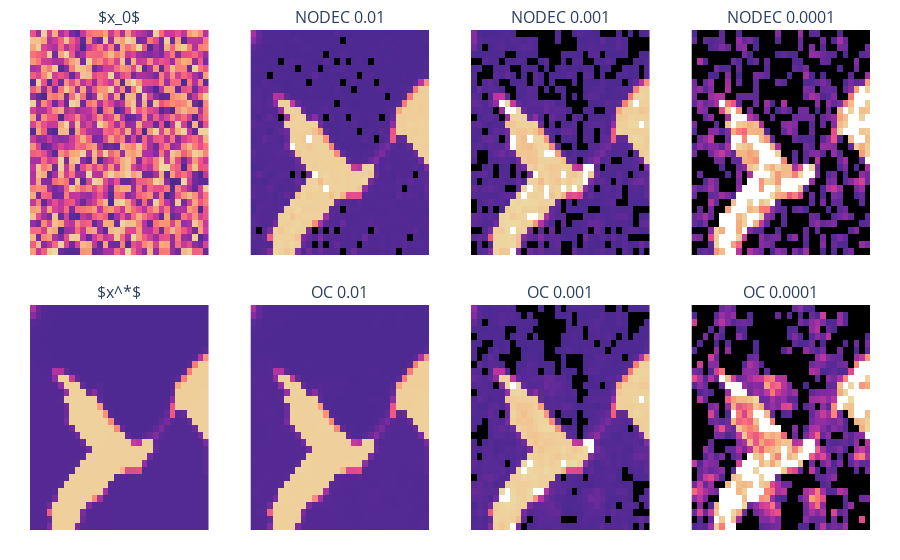

Write notebook code for a chart like this one.
### Code cell
fig.add_trace(fig_x0.data[0], 1, 1)

fig.add_trace(fig_xstar.data[0], 2, 1)

fig.add_trace(all_figs['nodec_5000'].data[0], 1, 2)


fig.add_trace(all_figs['nodec_500'].data[0], 1, 3)


fig.add_trace(all_figs['nodec_50'].data[0], 1, 4)

fig.add_trace(all_figs['oc_5000'].data[0], 2, 2)


fig.add_trace(all_figs['oc_500'].data[0], 2, 3)


fig.add_trace(all_figs['oc_50'].data[0], 2, 4)


fig.update_xaxes(visible = False)
fig.update_yaxes(visible = False)
fig.layout.margin = dict(t=30,b=30,l=30,r=30)
fig.update_traces(showscale=False)
fig

### Figure 1 — Plotly figure (JSON) as saved in the notebook; plotly's stock layout.template omitted (floating-point values rounded to 4 significant figures; data arrays with more than 128 entries replaced by an {"elided": "..."} marker saying what was removed)
{"data": [{"colorbar": {"len": 1.07, "outlinecolor": "black", "outlinewidth": 1, "thickness": 5, "ticks": "inside", "ticktext": ["-1.00", "0.00", "1.00"], "tickvals": [-1, 0, 1], "title": {"side": "bottom"}, "xpad": 2}, "colorscale": [[0, "rgb(75, 41, 145)"], [0.1667, "rgb(135, 44, 162)"], [0.3333, "rgb(192, 54, 157)"], [0.5, "rgb(234, 79, 136)"], [0.6667, "rgb(250, 120, 118)"], [0.8333, "rgb(246, 169, 122)"], [1, "rgb(237, 217, 163)"]], "showscale": false, "type": "heatmap", "xaxis": "x", "yaxis": "y", "z": {"elided": "32x32 float values"}, "zmax": 1, "zmin": -1}, {"colorbar": {"len": 1.07, "outlinecolor": "black", "outlinewidth": 1, "thickness": 5, "ticks": "inside", "ticktext": ["-1.00", "0.00", "1.00"], "tickvals": [-1, 0, 1], "title": {"side": "bottom"}, "xpad": 2}, "colorscale": [[0, "rgb(75, 41, 145)"], [0.1667, "rgb(135, 44, 162)"], [0.3333, "rgb(192, 54, 157)"], [0.5, "rgb(234, 79, 136)"], [0.6667, "rgb(250, 120, 118)"], [0.8333, "rgb(246, 169, 122)"], [1, "rgb(237, 217, 163)"]], "showscale": false, "type": "heatmap", "xaxis": "x5", "yaxis": "y5", "z": {"elided": "32x32 float values"}, "zmax": 1, "zmin": -1}, {"colorbar": {"len": 1.07, "outlinecolor": "black", "outlinewidth": 1, "thickness": 5, "ticks": "inside", "ticktext": ["-1.18", "-1.00", "0.00", "1.00", "1.07"], "tickvals": [-1.333, -1, 0, 1, 1.333], "title": {"side": "bottom"}, "xpad": 2}, "colorscale": [[0, "rgb(0, 0, 0)"], [0.125, "rgb(0, 0, 0)"], [0.125, "rgb(75, 41, 145)"], [0.25, "rgb(135, 44, 162)"], [0.375, "rgb(192, 54, 157)"], [0.5, "rgb(234, 79, 136)"], [0.625, "rgb(250, 120, 118)"], [0.75, "rgb(246, 169, 122)"], [0.875, "rgb(237, 217, 163)"], [0.875, "rgb(255, 255, 255)"], [1, "rgb(255, 255, 255)"]], "showscale": false, "type": "heatmap", "xaxis": "x2", "yaxis": "y2", "z": {"elided": "32x32 float values"}, "zmax": 1.333, "zmin": -1.333}, {"colorbar": {"len": 1.07, "outlinecolor": "black", "outlinewidth": 1, "thickness": 5, "ticks": "inside", "ticktext": ["-1.18", "-1.00", "0.00", "1.00", "1.06"], "tickvals": [-1.333, -1, 0, 1, 1.333], "title": {"side": "bottom"}, "xpad": 2}, "colorscale": [[0, "rgb(0, 0, 0)"], [0.125, "rgb(0, 0, 0)"], [0.125, "rgb(75, 41, 145)"], [0.25, "rgb(135, 44, 162)"], [0.375, "rgb(192, 54, 157)"], [0.5, "rgb(234, 79, 136)"], [0.625, "rgb(250, 120, 118)"], [0.75, "rgb(246, 169, 122)"], [0.875, "rgb(237, 217, 163)"], [0.875, "rgb(255, 255, 255)"], [1, "rgb(255, 255, 255)"]], "showscale": false, "type": "heatmap", "xaxis": "x3", "yaxis": "y3", "z": {"elided": "32x32 float values"}, "zmax": 1.333, "zmin": -1.333}, {"colorbar": {"len": 1.07, "outlinecolor": "black", "outlinewidth": 1, "thickness": 5, "ticks": "inside", "ticktext": ["-2.05", "-1.00", "0.00", "1.00", "1.92"], "tickvals": [-1.333, -1, 0, 1, 1.333], "title": {"side": "bottom"}, "xpad": 2}, "colorscale": [[0, "rgb(0, 0, 0)"], [0.125, "rgb(0, 0, 0)"], [0.125, "rgb(75, 41, 145)"], [0.25, "rgb(135, 44, 162)"], [0.375, "rgb(192, 54, 157)"], [0.5, "rgb(234, 79, 136)"], [0.625, "rgb(250, 120, 118)"], [0.75, "rgb(246, 169, 122)"], [0.875, "rgb(237, 217, 163)"], [0.875, "rgb(255, 255, 255)"], [1, "rgb(255, 255, 255)"]], "showscale": false, "type": "heatmap", "xaxis": "x4", "yaxis": "y4", "z": {"elided": "32x32 float values"}, "zmax": 1.333, "zmin": -1.333}, {"colorbar": {"len": 1.07, "outlinecolor": "black", "outlinewidth": 1, "thickness": 5, "ticks": "inside", "ticktext": ["-1.00", "0.00", "1.00"], "tickvals": [-1, 0, 1], "title": {"side": "bottom"}, "xpad": 2}, "colorscale": [[0, "rgb(75, 41, 145)"], [0.1667, "rgb(135, 44, 162)"], [0.3333, "rgb(192, 54, 157)"], [0.5, "rgb(234, 79, 136)"], [0.6667, "rgb(250, 120, 118)"], [0.8333, "rgb(246, 169, 122)"], [1, "rgb(237, 217, 163)"]], "showscale": false, "type": "heatmap", "xaxis": "x6", "yaxis": "y6", "z": {"elided": "32x32 float values"}, "zmax": 1, "zmin": -1}, {"colorbar": {"len": 1.07, "outlinecolor": "black", "outlinewidth": 1, "thickness": 5, "ticks": "inside", "ticktext": ["-1.13", "-1.00", "0.00", "1.00", "1.05"], "tickvals": [-1.333, -1, 0, 1, 1.333], "title": {"side": "bottom"}, "xpad": 2}, "colorscale": [[0, "rgb(0, 0, 0)"], [0.125, "rgb(0, 0, 0)"], [0.125, "rgb(75, 41, 145)"], [0.25, "rgb(135, 44, 162)"], [0.375, "rgb(192, 54, 157)"], [0.5, "rgb(234, 79, 136)"], [0.625, "rgb(250, 120, 118)"], [0.75, "rgb(246, 169, 122)"], [0.875, "rgb(237, 217, 163)"], [0.875, "rgb(255, 255, 255)"], [1, "rgb(255, 255, 255)"]], "showscale": false, "type": "heatmap", "xaxis": "x7", "yaxis": "y7", "z": {"elided": "32x32 float values"}, "zmax": 1.333, "zmin": -1.333}, {"colorbar": {"len": 1.07, "outlinecolor": "black", "outlinewidth": 1, "thickness": 5, "ticks": "inside", "ticktext": ["-2.66", "-1.00", "0.00", "1.00", "2.04"], "tickvals": [-1.333, -1, 0, 1, 1.333], "title": {"side": "bottom"}, "xpad": 2}, "colorscale": [[0, "rgb(0, 0, 0)"], [0.125, "rgb(0, 0, 0)"], [0.125, "rgb(75, 41, 145)"], [0.25, "rgb(135, 44, 162)"], [0.375, "rgb(192, 54, 157)"], [0.5, "rgb(234, 79, 136)"], [0.625, "rgb(250, 120, 118)"], [0.75, "rgb(246, 169, 122)"], [0.875, "rgb(237, 217, 163)"], [0.875, "rgb(255, 255, 255)"], [1, "rgb(255, 255, 255)"]], "showscale": false, "type": "heatmap", "xaxis": "x8", "yaxis": "y8", "z": {"elided": "32x32 float values"}, "zmax": 1.333, "zmin": -1.333}], "layout": {"annotations": [{"font": {"size": 16}, "showarrow": false, "text": "$x_0$", "x": 0.1062, "xanchor": "center", "xref": "paper", "y": 1, "yanchor": "bottom", "yref": "paper"}, {"font": {"size": 16}, "showarrow": false, "text": "NODEC 0.01", "x": 0.3688, "xanchor": "center", "xref": "paper", "y": 1, "yanchor": "bottom", "yref": "paper"}, {"font": {"size": 16}, "showarrow": false, "text": "NODEC 0.001", "x": 0.6313, "xanchor": "center", "xref": "paper", "y": 1, "yanchor": "bottom", "yref": "paper"}, {"font": {"size": 16}, "showarrow": false, "text": "NODEC 0.0001", "x": 0.8938, "xanchor": "center", "xref": "paper", "y": 1, "yanchor": "bottom", "yref": "paper"}, {"font": {"size": 16}, "showarrow": false, "text": "$x^*$", "x": 0.1062, "xanchor": "center", "xref": "paper", "y": 0.45, "yanchor": "bottom", "yref": "paper"}, {"font": {"size": 16}, "showarrow": false, "text": "OC 0.01", "x": 0.3688, "xanchor": "center", "xref": "paper", "y": 0.45, "yanchor": "bottom", "yref": "paper"}, {"font": {"size": 16}, "showarrow": false, "text": "OC 0.001", "x": 0.6313, "xanchor": "center", "xref": "paper", "y": 0.45, "yanchor": "bottom", "yref": "paper"}, {"font": {"size": 16}, "showarrow": false, "text": "OC 0.0001", "x": 0.8938, "xanchor": "center", "xref": "paper", "y": 0.45, "yanchor": "bottom", "yref": "paper"}], "autosize": true, "margin": {"b": 30, "l": 30, "r": 30, "t": 30}, "xaxis": {"anchor": "y", "autorange": true, "domain": [0, 0.2125], "range": [-0.5, 31.5], "visible": false}, "xaxis2": {"anchor": "y2", "autorange": true, "domain": [0.2625, 0.475], "range": [-0.5, 31.5], "visible": false}, "xaxis3": {"anchor": "y3", "autorange": true, "domain": [0.525, 0.7375], "range": [-0.5, 31.5], "visible": false}, "xaxis4": {"anchor": "y4", "autorange": true, "domain": [0.7875, 1], "range": [-0.5, 31.5], "visible": false}, "xaxis5": {"anchor": "y5", "autorange": true, "domain": [0, 0.2125], "range": [-0.5, 31.5], "visible": false}, "xaxis6": {"anchor": "y6", "autorange": true, "domain": [0.2625, 0.475], "range": [-0.5, 31.5], "visible": false}, "xaxis7": {"anchor": "y7", "autorange": true, "domain": [0.525, 0.7375], "range": [-0.5, 31.5], "visible": false}, "xaxis8": {"anchor": "y8", "autorange": true, "domain": [0.7875, 1], "range": [-0.5, 31.5], "visible": false}, "yaxis": {"anchor": "x", "autorange": true, "domain": [0.55, 1], "range": [-0.5, 31.5], "visible": false}, "yaxis2": {"anchor": "x2", "autorange": true, "domain": [0.55, 1], "range": [-0.5, 31.5], "visible": false}, "yaxis3": {"anchor": "x3", "autorange": true, "domain": [0.55, 1], "range": [-0.5, 31.5], "visible": false}, "yaxis4": {"anchor": "x4", "autorange": true, "domain": [0.55, 1], "range": [-0.5, 31.5], "visible": false}, "yaxis5": {"anchor": "x5", "autorange": true, "domain": [0, 0.45], "range": [-0.5, 31.5], "visible": false}, "yaxis6": {"anchor": "x6", "autorange": true, "domain": [0, 0.45], "range": [-0.5, 31.5], "visible": false}, "yaxis7": {"anchor": "x7", "autorange": true, "domain": [0, 0.45], "range": [-0.5, 31.5], "visible": false}, "yaxis8": {"anchor": "x8", "autorange": true, "domain": [0, 0.45], "range": [-0.5, 31.5], "visible": false}}}
